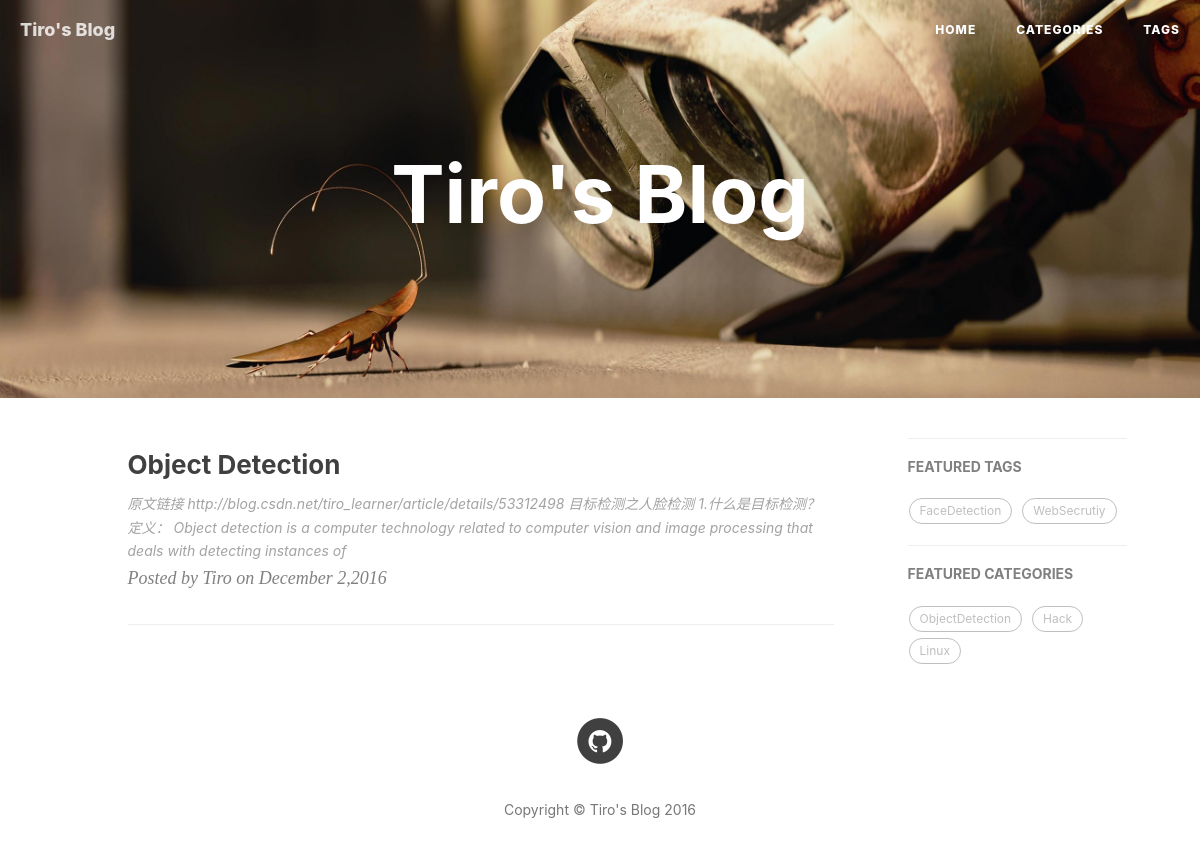
The page / on the database its author committed.
### myBlog/models.py (models this page shows, shortened)
class Site(models.Model):
    EDITOR_CHOICE = (('Markdown', 'Markdown'), ('Rich text','Rich text',) )
    title = models.CharField('Site title', max_length=24, default="Your Blog")
    home_head_img = models.ImageField("Home head img", upload_to="images/head")
    home_url = models.CharField("Home url", max_length=48, default="http://127.0.0.1")
    home_desc = models.CharField("Home's page description", max_length=48, blank=True)
    article_num = models.IntegerField("Article num", default=10)
    editor = models.CharField("Editor type", max_length=24, choices=EDITOR_CHOICE, default='Markdown')
    tags_page_title = models.CharField("Tag's page title", max_length=48, default='Tags')
    tags_page_desc = models.CharField("Tag's page description", max_length=48, blank=True)
    tag_head_img = models.ImageField("Tag head img", upload_to="images/head")
    categories_page_title = models.CharField("Categories's page title", max_length=48, default='Categories')
    categories_page_desc = models.CharField("Categories's page description", max_length=48, blank=True)

class Article(models.Model):
    title = models.CharField('Title', max_length=64)
    sub_title = models.CharField('Sub title', max_length=128, blank=True, default="")
    author = models.CharField('Author', max_length=16, default='Tiro')
    posted_time = models.DateTimeField("Posted time", auto_now_add=True, null=True)
    rich_text = RichTextUploadingField("Content")
    content = models.TextField("Content")
    head_img = models.ImageField('Head image', upload_to="images/head", blank=True, default=None)
    category = models.ForeignKey('Category', verbose_name="Category", null=True)
    tags = models.ManyToManyField('Tag', verbose_name='tags', blank=True)
    published  = models.BooleanField('Published', default=True)

class Tag(models.Model):
    name = models.CharField('tag name', max_length=16, unique=True)
    size = models.PositiveSmallIntegerField('tag size', default=1)

class Category(models.Model):
    name = models.CharField('category name', max_length=16, unique=True)
    head_img = models.ImageField("Category head image", upload_to="images/head", blank=True, default=None)
    size = models.PositiveSmallIntegerField('tag size', default=1)

### myBlog/views.py (the view)
# urls.py: url(r'^$', views.page_view, name='index'),
def page_view(request, page=1):
    article_list = Article.objects.filter(published=True)
    my_site = Site.objects.all()[0]
    paginator = Paginator(article_list, my_site.article_num)
    featured_tags = Tag.objects.order_by('size')[:3]
    featured_categories = Category.objects.order_by('size')[:3]
    try:
        artiles = paginator.page(page)
    except PageNotAnInteger:
        artiles = paginator.page(1)
    except EmptyPage:
        artiles = paginator.page(paginator.num_pages)
    return render(request, 'myBlog/pages.html',{
        'articles':artiles,
        'site':my_site,
        'featured_tags':featured_tags,
        'featured_categories':featured_categories
    })

### myBlog/templatetags/dehtml_parse.py (called while the page is built)
def dehtml_parse(html_text):
    try:
        parser = _DeHTMLParser()
        parser.feed(html_text)
        parser.close()
        return parser.text()
    except:
        print_exc(file=stderr)
        return html_text

    def handle_data(self, data):
        text = data.strip()
        if len(text) > 0:
            text = sub('[ \t\r\n]+', ' ', text)
            self.__text.append(text + ' ')

    def handle_starttag(self, tag, attrs):
        if tag == 'p':
            self.__text.append('\n\n')
        elif tag == 'br':
            self.__text.append('\n')

    def text(self):
        return ''.join(self.__text).strip()

### myBlog/templates/myBlog/pages.html (shortened to what this page needs)
<!DOCTYPE html>
<html>
{% include 'myBlog/head.html' %}
{% load static %}
<body ontouchstart="">
    {% include 'myBlog/nav.html'%}
<header class="intro-header" style="background-image: url('{{site.home_head_img.url}}')">
    <div class="container">
        <div class="row">
            <div class="col-lg-8 col-lg-offset-2 col-md-10 col-md-offset-1 ">
                <div class="site-heading">
                    <h1>{{site.title}}</h1>
                </div>
            </div>
        </div>
    </div>
</header>
<div class="container">
	<div class="row">
        <div class="
            col-lg-8 col-lg-offset-1
            col-md-8 col-md-offset-1
            col-sm-12
            col-xs-12
            post-container
        ">
           {% for article in articles %}
                {% if article.published %}
                    <div class="post-preview">
                        <a href="{% url 'myBlog:article' article.id %}">
                            <h2 class="post-title">
                                {{ article.title }}
                            </h2>
                            <div class="post-content-preview">
                                {{ article.rich_text | slice:"300" | dehtml}}
                            </div>
                        </a>
                        <p class="post-meta">
                            Posted by {{ article.author }} on {{ article.posted_time | date:"F j,Y"}}
                        </p>
                    </div>
                    <hr>
                {% endif %}
            {% endfor %}
</div>
            <div class="
                col-lg-3 col-lg-offset-0
                col-md-3 col-md-offset-0
                col-sm-12
                col-xs-12
                sidebar-container
            ">
                <section>
                    <hr class="hidden-sm hidden-xs">
                    <h5><a href="/tags/">FEATURED TAGS</a></h5>
                    <div class="tags">
                        {% for featured_tag in featured_tags %}
                                <a href="/tags/#{{featured_tag.name}}" title="{{featured_tag.name}}" rel="{{featured_tag.size}}">
                                    {{featured_tag.name}}
                                </a>
                        {% endfor %}
                    </div>
                </section>
                 <section>
                    <hr class="hidden-sm hidden-xs">
                    <h5><a href="/categories/">FEATURED CATEGORIES</a></h5>
                    <div class="tags">
                        {% for featured_category in featured_categories %}
                                <a href="/categories/#{{featured_category.name}}" title="{{featured_category.name}}" rel="{{featured_category.size}}">
                                    {{featured_category.name}}
                                </a>
                        {% endfor %}
                    </div>
                </section>
    		</div>
	</div>
</div>
{% include 'myBlog/footer.html' %}
</body>
</html>

### myBlog/templates/myBlog/head.html (shortened to what this page needs)
{% load static %}
<head>
    <link rel="stylesheet" href="{% static 'myBlog/css/bootstrap.min.css' %}">
    <link rel="stylesheet" href="{% static 'myBlog/css/tiro_blog.min.css' %}">
    <link href="http://cdn.staticfile.org/font-awesome/4.2.0/css/font-awesome.min.css" rel="stylesheet" type="text/css">
</head>

### myBlog/templates/myBlog/nav.html (shortened to what this page needs)
<nav class="navbar navbar-default navbar-custom navbar-fixed-top">
    <div class="container-fluid">
        <div class="navbar-header page-scroll">
            <a class="navbar-brand" href="/">{{site.title}}</a>
        </div>
        <div id="blog_navbar">
            <div class="navbar-collapse">
                <ul class="nav navbar-nav navbar-right">
                    <li>
                        <a href="/">Home</a>
                    </li>
                    <li>
                        <a href="/categories/">Categories</a>
                    </li>
                    <li>
                        <a href="/tags/">Tags</a>
                    </li>
                </ul>
            </div>
        </div>
    </div>
</nav>

### myBlog/templates/myBlog/footer.html
<footer>
    <div class="container">
        <div class="row">
            <div class="col-lg-8 col-lg-offset-2 col-md-10 col-md-offset-1">
                <ul class="list-inline text-center">
                    <li>
                        <a target="_blank" href="https://github.com/tiro-learner">
                            <span class="fa-stack fa-lg">
                                <i class="fa fa-circle fa-stack-2x"></i>
                                <i class="fa fa-github fa-stack-1x fa-inverse"></i>
                            </span>
                        </a>
                    </li>
                </ul>
                <p class="copyright text-muted">
                    Copyright &copy; {{site.title}} 2016
                </p>
            </div>
        </div>
    </div>
</footer>

### rows shown on the page
Site: title "Tiro's Blog", home_head_img (picture)
Article: title "Object Detection", rich_text|dehtml "原文链接 http://blog.csdn.net/tiro_learner/article/details/53312498 目标检测之人脸检测 1.什么是目标检测？ 定义： Object detection is a computer technology related to computer vision and image processing that deals with detecting instances of", author "Tiro", posted_time "December 2,2016"
Tag: name "FaceDetection"
Tag: name "WebSecrutiy"
Category: name "ObjectDetection"
Category: name "Hack"
Category: name "Linux"
